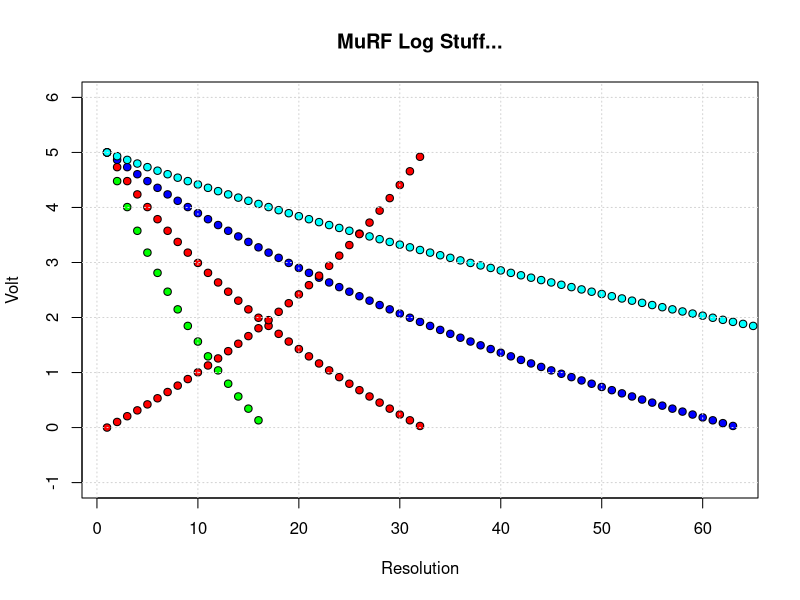
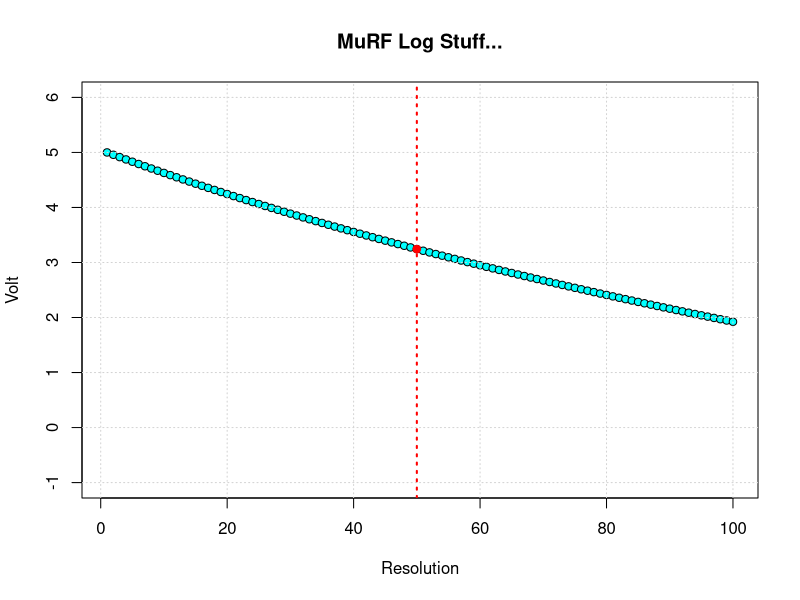
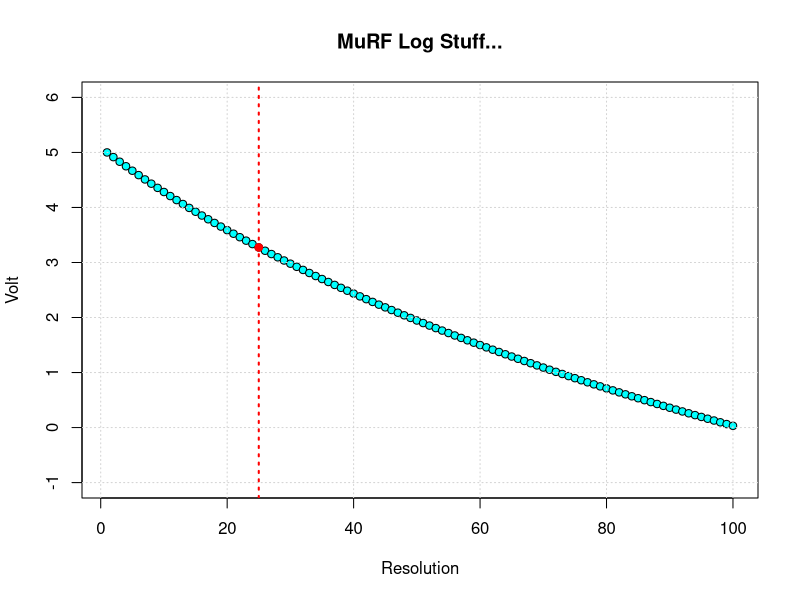
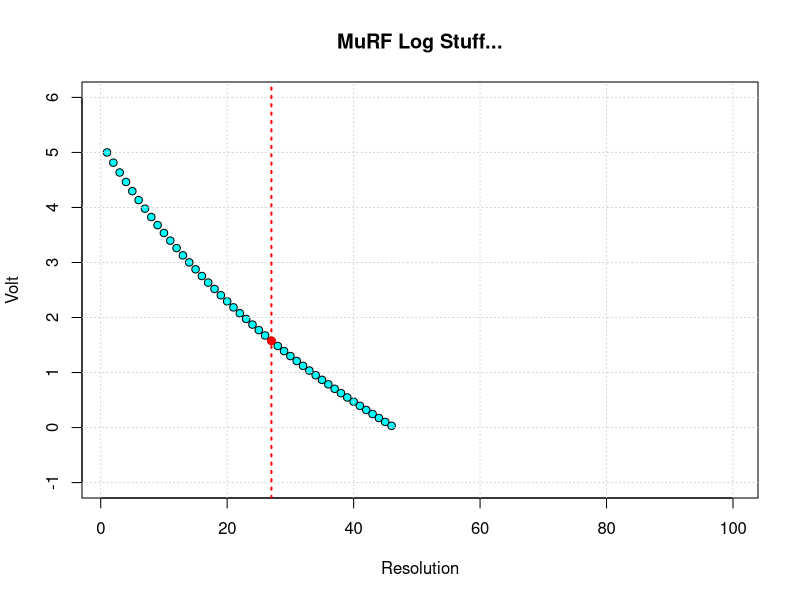
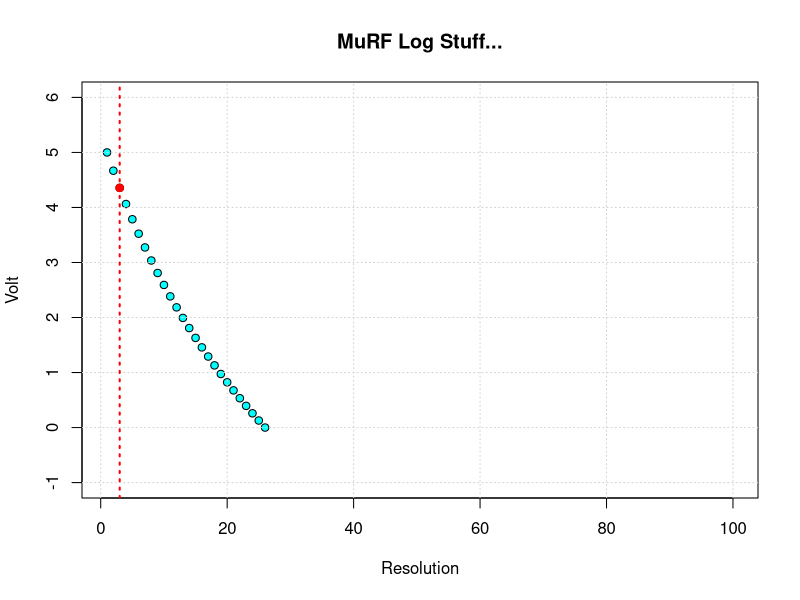
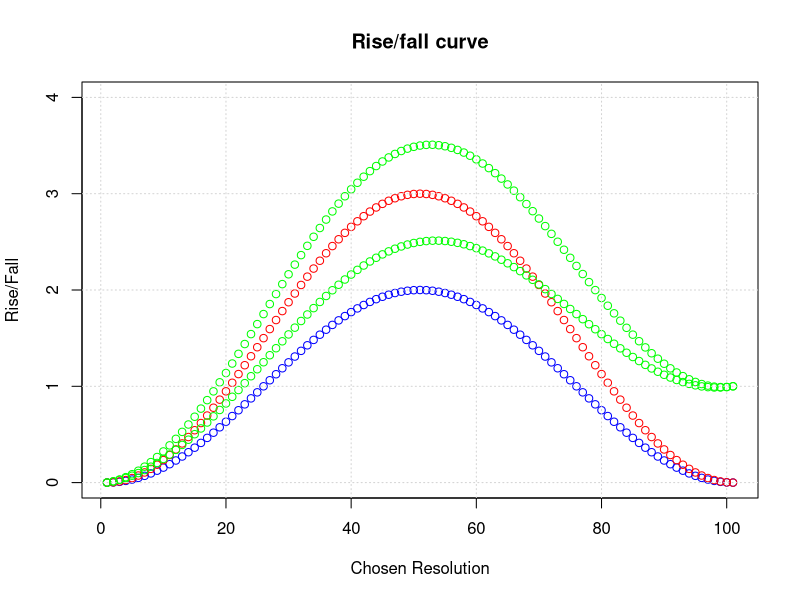

Recreate these plots in R, in order.
# Some MuRF curve testing with log stuff....

resolution <- 100
e <- exp(1)
#interval <- (e - 1) / (resolution - 1)
interval <- e / (resolution - 1)
volt <- 5
startPoint <- 1
endPoint <- e

# Note: interval * Constant - Constant can not be larger than resolution?

# Do some falling curves:
plot((1 - log(seq(startPoint, endPoint, interval))) * volt,
     ylim=c(-1, volt + 1), pch=21, col="black", bg="blue",
     main="MuRF Log Stuff...", ylab="Volt", xlab="Resolution")
points((1 - log(seq(startPoint, endPoint, interval * 2))) * volt, pch=21, col="black", bg="red")
points((1 - log(seq(startPoint, endPoint, interval * 4))) * volt, pch=21, col="black", bg="green")
points((1 - log(seq(startPoint, endPoint, interval / 2)[1:resolution])) * volt, pch=21,
       col="black", bg="cyan")

# Do a rising curve:
points((1 - log(seq(endPoint, startPoint, -interval * 2))) * volt, pch=21, col="black", bg="red")

grid()

DoCurve <- function(resolution, volt, startPoint, endPoint, curve.factor, pot.pos) {
  interval <- (e - 1) / resolution
  the.range <- seq(startPoint, endPoint, interval * curve.factor)[1:resolution]
  
  plot((1 - log(the.range)) * volt,
       ylim=c(-1, volt + 1), pch=21, col="black", bg="cyan",
       main="MuRF Log Stuff...", ylab="Volt", xlab="Resolution")
  #lines((1 - log(the.range)) * volt, pch=21, col="black")
  
  # Example: Find a single volt value in the curve at pot.pos:
  volt.value <- (1 - log(startPoint - (interval * curve.factor) + ((interval * curve.factor) * pot.pos))) * volt
  points(pot.pos, volt.value, col="red", pch=19)
  grid()
  abline(v=pot.pos, col="red", lty=3, lwd=2)
  return (volt.value)
}

DoCurve(resolution, volt, startPoint, endPoint, .5, 50)
DoCurve(resolution, volt, startPoint, endPoint, 1, 25)
DoCurve(resolution, volt, startPoint, endPoint, 2.2, 27)
DoCurve(resolution, volt, startPoint, endPoint, 4, 3)

# Curve for rise/fall through resolution?
rise.fall.interval <- (pi * 2) / resolution
sequence.rise <- cos(seq(-pi, pi, rise.fall.interval)) + 1 
sequence.fall <- (cos(seq(-pi, pi, rise.fall.interval)) + 1) * 1.5 

# Add a slight offset to the right side of the curve:
sequence.rise.offset <- sequence.rise
sequence.fall.offset <- sequence.fall

offset <- .01
for (counter in 1:resolution + 1) {
  pos.offset <- (offset * (counter - 1))
  sequence.rise.offset[counter] <- sequence.rise.offset[counter] + pos.offset
  sequence.fall.offset[counter] <- sequence.fall.offset[counter] + pos.offset
}

plot(sequence.rise, col="blue", ylim=c(0, 4),
     ylab="Rise/Fall", xlab="Chosen Resolution", main="Rise/fall curve")
points(sequence.fall, col="red")

points(sequence.rise.offset, col="green")
points(sequence.fall.offset, col="green")

grid()

